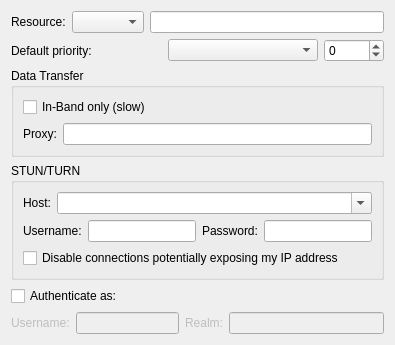
     <widget class="QWidget" name="tab_misc">
      <attribute name="title">
       <string>Misc.</string>
      </attribute>
      <layout class="QVBoxLayout" name="verticalLayout_2">
       <item>
        <layout class="QHBoxLayout" name="horizontalLayout_3">
         <item>
          <widget class="QLabel" name="lb_resource">
           <property name="text">
            <string>Resource:</string>
           </property>
          </widget>
         </item>
         <item>
          <widget class="QComboBox" name="cb_resource"/>
         </item>
         <item>
          <widget class="QLineEdit" name="le_resource">
           <property name="minimumSize">
            <size>
             <width>100</width>
             <height>0</height>
            </size>
           </property>
          </widget>
         </item>
        </layout>
       </item>
       <item>
        <layout class="QHBoxLayout">
         <property name="spacing">
          <number>6</number>
         </property>
         <property name="leftMargin">
          <number>0</number>
         </property>
         <property name="topMargin">
          <number>0</number>
         </property>
         <property name="rightMargin">
          <number>0</number>
         </property>
         <property name="bottomMargin">
          <number>0</number>
         </property>
         <item>
          <widget class="QLabel" name="lb_priority">
           <property name="text">
            <string>Default priority:</string>
           </property>
          </widget>
         </item>
         <item>
          <widget class="QComboBox" name="cb_priority"/>
         </item>
         <item>
          <widget class="QSpinBox" name="sb_priority">
           <property name="minimumSize">
            <size>
             <width>60</width>
             <height>0</height>
            </size>
           </property>
           <property name="maximumSize">
            <size>
             <width>60</width>
             <height>16777215</height>
            </size>
           </property>
           <property name="minimum">
            <number>-128</number>
           </property>
           <property name="maximum">
            <number>127</number>
           </property>
          </widget>
         </item>
        </layout>
       </item>
       <item>
        <widget class="QGroupBox" name="groupBox_3">
         <property name="title">
          <string>Data Transfer</string>
         </property>
         <layout class="QVBoxLayout" name="verticalLayout_3">
          <item>
           <widget class="QCheckBox" name="ck_ibbOnly">
            <property name="text">
             <string>In-Band only (slow)</string>
            </property>
           </widget>
          </item>
          <item>
           <layout class="QHBoxLayout">
            <property name="spacing">
             <number>6</number>
            </property>
            <property name="leftMargin">
             <number>0</number>
            </property>
            <property name="topMargin">
             <number>0</number>
            </property>
            <property name="rightMargin">
             <number>0</number>
            </property>
            <property name="bottomMargin">
             <number>0</number>
            </property>
            <item>
             <widget class="QLabel" name="lb_dtProxy">
              <property name="text">
               <string>Proxy:</string>
              </property>
             </widget>
            </item>
            <item>
             <widget class="QLineEdit" name="le_dtProxy"/>
            </item>
           </layout>
          </item>
         </layout>
        </widget>
       </item>
       <item>
        <widget class="QGroupBox" name="groupBox_2">
         <property name="title">
          <string>STUN/TURN</string>
         </property>
         <layout class="QVBoxLayout" name="verticalLayout">
          <item>
           <layout class="QHBoxLayout">
            <item>
             <widget class="QLabel" name="lb_stunHost">
              <property name="text">
               <string>Host:</string>
              </property>
             </widget>
            </item>
            <item>
             <widget class="QComboBox" name="cb_stunHost">
              <property name="sizePolicy">
               <sizepolicy hsizetype="Expanding" vsizetype="Fixed">
                <horstretch>0</horstretch>
                <verstretch>0</verstretch>
               </sizepolicy>
              </property>
              <property name="editable">
               <bool>true</bool>
              </property>
              <property name="insertPolicy">
               <enum>QComboBox::NoInsert</enum>
              </property>
             </widget>
            </item>
           </layout>
          </item>
          <item>
           <layout class="QHBoxLayout" name="horizontalLayout">
            <item>
             <widget class="QLabel" name="label">
              <property name="text">
               <string>Username:</string>
              </property>
             </widget>
            </item>
            <item>
             <widget class="QLineEdit" name="le_stunUser">
              <property name="text">
               <string/>
              </property>
             </widget>
            </item>
            <item>
             <widget class="QLabel" name="label_2">
              <property name="text">
               <string>Password:</string>
              </property>
             </widget>
            </item>
            <item>
             <widget class="QLineEdit" name="le_stunPass">
              <property name="echoMode">
               <enum>QLineEdit::Password</enum>
              </property>
             </widget>
            </item>
           </layout>
          </item>
          <item>
           <widget class="QCheckBox" name="cb_onlyMyTurn">
            <property name="toolTip">
             <string>This option disables peer-to-peer connections and also connections to TURN servers provided by the other peer.&lt;br&gt;&lt;br&gt;&lt;b&gt;Warning: &lt;/b&gt;While this hides your IP address, it makes the connection impossible if TURN server options above are invalid or empty.</string>
            </property>
            <property name="text">
             <string>Disable connections potentially exposing my IP address</string>
            </property>
           </widget>
          </item>
         </layout>
        </widget>
       </item>
       <item>
        <widget class="QCheckBox" name="ck_custom_auth">
         <property name="text">
          <string>Authenticate as:</string>
         </property>
        </widget>
       </item>
       <item>
        <layout class="QHBoxLayout">
         <property name="spacing">
          <number>6</number>
         </property>
         <property name="leftMargin">
          <number>0</number>
         </property>
         <property name="topMargin">
          <number>0</number>
         </property>
         <property name="rightMargin">
          <number>0</number>
         </property>
         <property name="bottomMargin">
          <number>0</number>
         </property>
         <item>
          <widget class="QLabel" name="lb_authid">
           <property name="enabled">
            <bool>false</bool>
           </property>
           <property name="text">
            <string>Username:</string>
           </property>
          </widget>
         </item>
         <item>
          <widget class="QLineEdit" name="le_authid">
           <property name="enabled">
            <bool>false</bool>
           </property>
           <property name="sizePolicy">
            <sizepolicy hsizetype="Expanding" vsizetype="Fixed">
             <horstretch>2</horstretch>
             <verstretch>0</verstretch>
            </sizepolicy>
           </property>
          </widget>
         </item>
         <item>
          <widget class="QLabel" name="lb_realm">
           <property name="enabled">
            <bool>false</bool>
           </property>
           <property name="text">
            <string>Realm:</string>
           </property>
          </widget>
         </item>
         <item>
          <widget class="QLineEdit" name="le_realm">
           <property name="enabled">
            <bool>false</bool>
           </property>
           <property name="sizePolicy">
            <sizepolicy hsizetype="Expanding" vsizetype="Fixed">
             <horstretch>3</horstretch>
             <verstretch>0</verstretch>
            </sizepolicy>
           </property>
          </widget>
         </item>
        </layout>
       </item>
      </layout>
     </widget>
